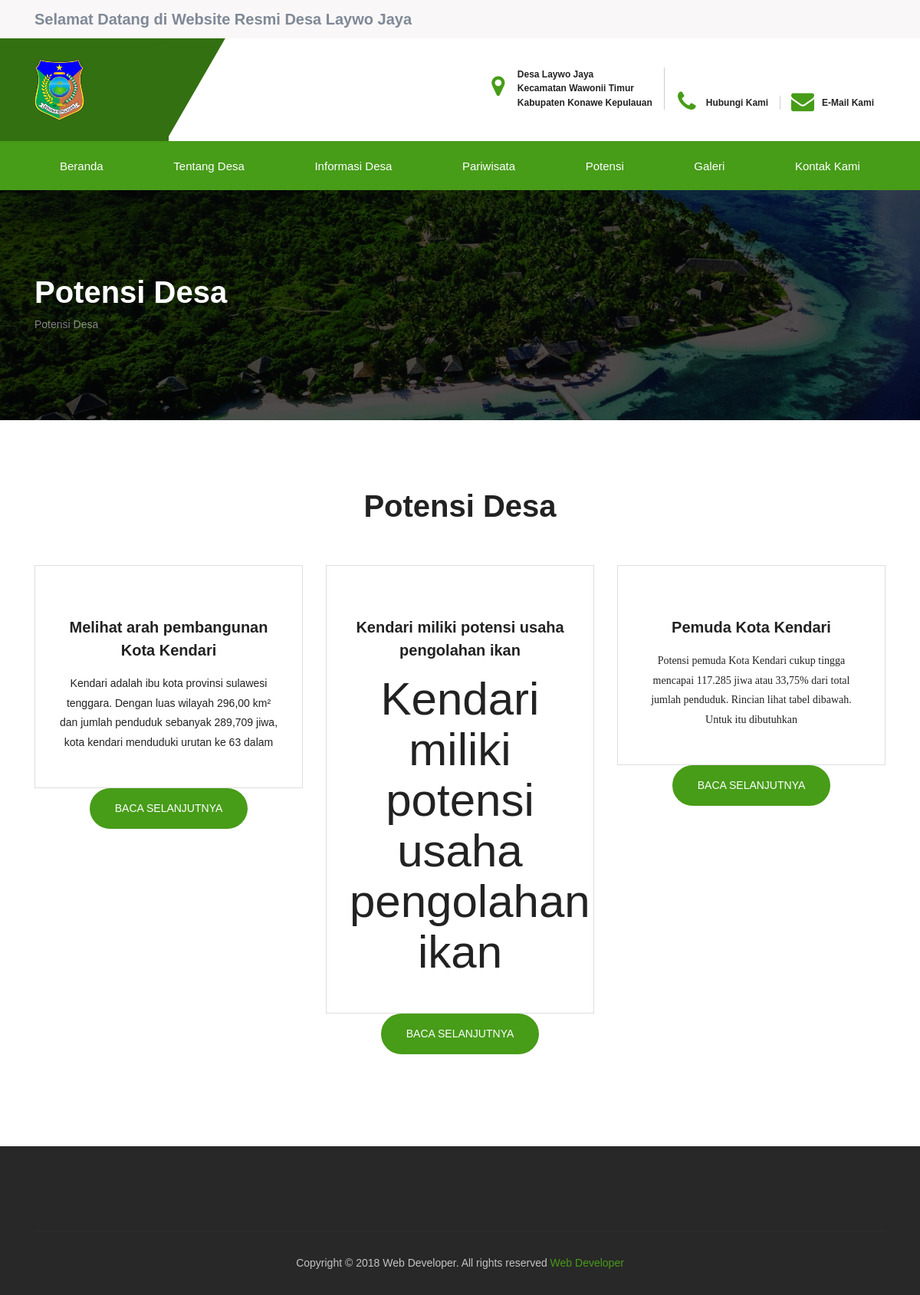
/index.php/home/potensi, run on an earlier commit of the app's database.
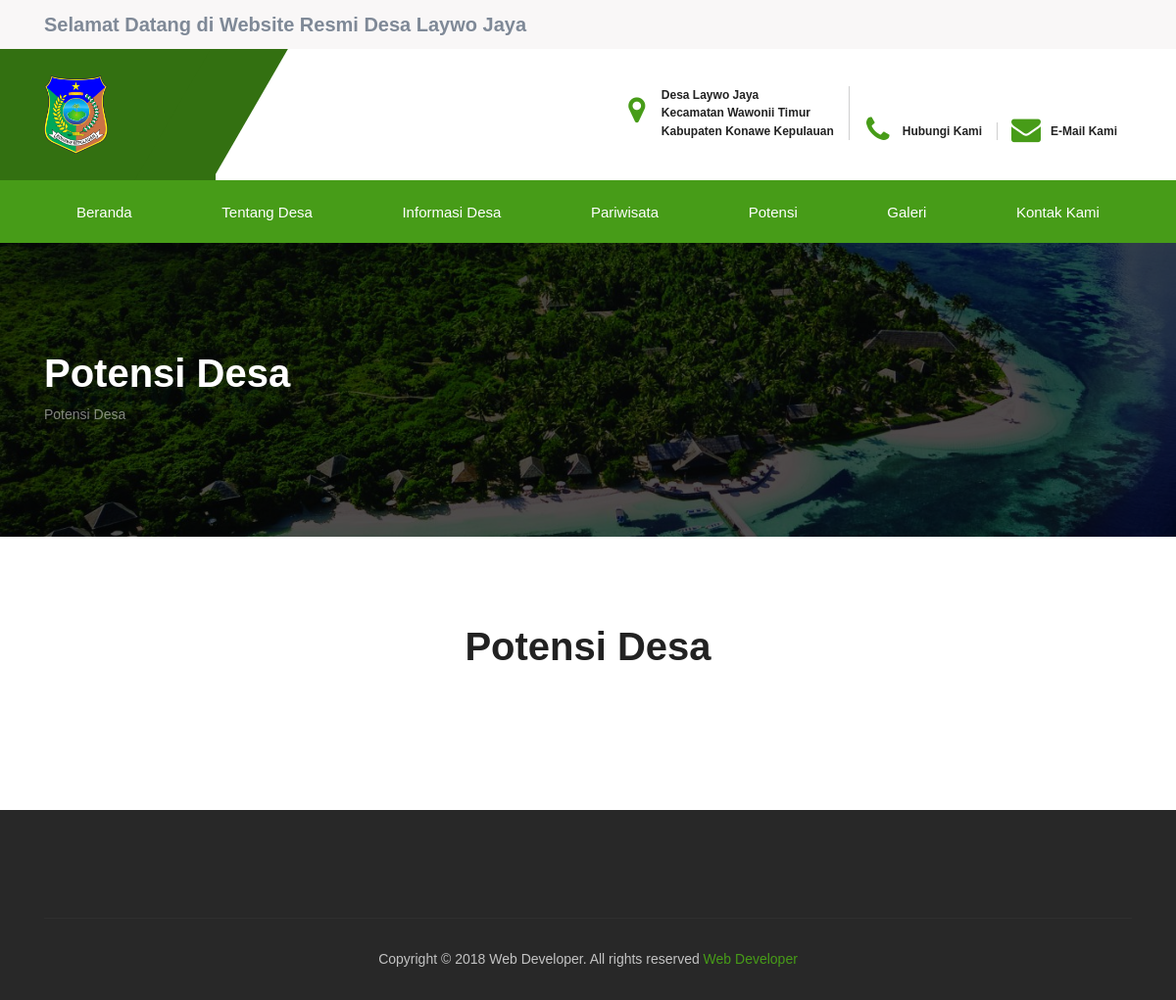
And on a later commit of the database.
### tables this page shows
CREATE TABLE `table_potency` (
  `potensi_id` int(11) NOT NULL,
  `potensi_name` varchar(200) NOT NULL,
  `potensi_desc` text NOT NULL,
  `potensi_image` text NOT NULL
);

### application/controllers/Home.php (called while the page is built, shortened)
<?php
class Home extends CI_Controller {
    function __construct() {
        $this->load->model("M_login");
        $this->load->model("M_gambar");
        $this->load->model("M_berita");
        $this->load->model("M_perangkat");
    		$this->load->model("M_foto");
    		$this->load->model("M_foto_kegiatan");
    		$this->load->model("M_video");
        $this->load->model("M_agenda");
		    $this->load->model("M_potensi");
		    $this->load->model("M_pariwisata");
		    $this->load->model("M_visi");
		    $this->load->model("M_sejarah_desa");
		    $this->load->model("M_sejarah_pemerintahan");
		    $this->load->model("M_perangkat");
		    $this->load->model("M_fasilitas");
		    $this->load->model("M_belanja");
		    $this->load->model("M_pendapatan");
        $this->load->model("M_jenis");
        $this->load->model("M_usia");
        $this->load->library("pagination");
    }
    public function potensi(){
      $data['potensi']=$this->M_potensi->tampil_data_potensi();
      $this->load->view("frontend/attribute/header.php");
      $this->load->view("frontend/potensi",$data);
      $this->load->view("frontend/attribute/footer.php");
    }
}
?>

### index.php (called while the page is built, shortened)
<?php
require_once BASEPATH.'core/CodeIgniter.php';

### application/models/M_potensi.php (called while the page is built, shortened)
<?php
class M_potensi extends CI_Model{
	public function tampil_data_potensi() {
        $query  = $this->db->query("select * from table_potency");
        return $query->result();
    }
}
?>

### application/views/frontend/potensi.php (the view, shortened to what this page needs)
<section class="inner-intro bg-img light-color overlay-before parallax-background">
	<div class="container">
		<div class="row title">
			<div class="title_row">
				<h1 data-title="Service"><span>Potensi Desa</span></h1>
				<div class="page-breadcrumb">
					<span>Potensi Desa</span>
				</div>
			</div>
		</div>
	</div>
</section>
	<section class="padding ptb-xs-40">
	<div class="container">
		<div class="row pb-30 text-center">
			<div class="col-md-12">
				<div class="section-title_home">
					<h2>Potensi <span>Desa</span></h2>
				</div>
			</div>
		</div>
		<div class="row">
		<?php
		function limit_words($string, $word_limit){
				$words = explode(" ",$string);
				return implode(" ",array_splice($words,0,$word_limit));
		}
		 	foreach ($potensi as $key) {
		?>
				<div class="col-md-6 col-lg-4 mb-30">
					<div class="service_box">
						<figure>
						</figure>
						<h3><a href="<?php echo site_url("detail-potensi-desa?id=".$key->potensi_id);?>"><?php echo $key->potensi_name;?></a></h3>
						<p>
							<?php
								$limited_string = limit_words($key->potensi_desc, 25);
								echo $limited_string;
							?>
						</p>
					</div>
					<center><a href="<?php echo site_url("detail-potensi-desa?id=".$key->potensi_id);?>" class="btn-text">Baca Selanjutnya</a> </center>
				</div>
					<?php
				}
					?>
		</div>
	</div>
</section>

What changed in the data, as far as the page shows it:
removed table_potency: potensi_name "Melihat arah pembangunan Kota Kendari", potensi_desc "Kendari adalah ibu kota provinsi sulawesi tenggara. Dengan luas wilayah 296,00 km² dan jumlah penduduk sebanyak 289,709 jiwa, kota kendari menduduki urutan ke 63 dalam"
removed table_potency: potensi_name "Kendari miliki potensi usaha pengolahan ikan", potensi_desc "Kendari miliki potensi usaha pengolahan ikan"
removed table_potency: potensi_name "Pemuda Kota Kendari", potensi_desc "Potensi pemuda Kota Kendari cukup tingga mencapai 117.285 jiwa atau 33,75% dari total jumlah penduduk. Rincian lihat tabel dibawah. Untuk itu dibutuhkan"
